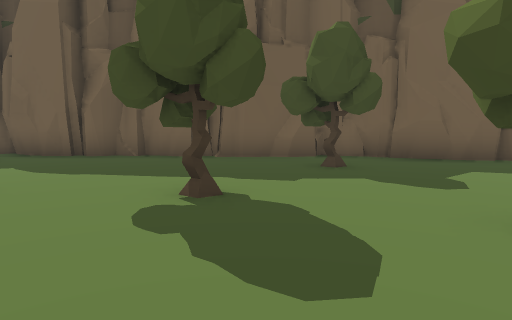
[1] (above)

24 first-person views from a walk through a scene from a Unity 3-D project. The camera is 1.5 m above the floor, tilts 6° down and sees 75° across. The floor is counted in squares, 2 m on a side. Each view is taken from the middle of a square. On the plan, view 1 faces up. The plan holds only what a view shows up to about 11 squares ahead; the rest is blank. The place goes on beyond the plan. The player character is not drawn. Some animated figures are not drawn.

[2]
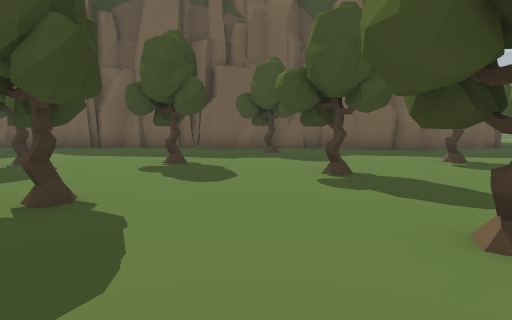

[3]
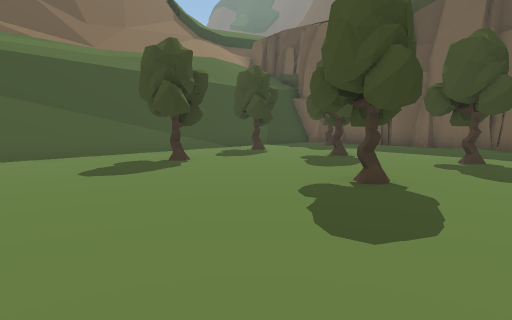

[4]
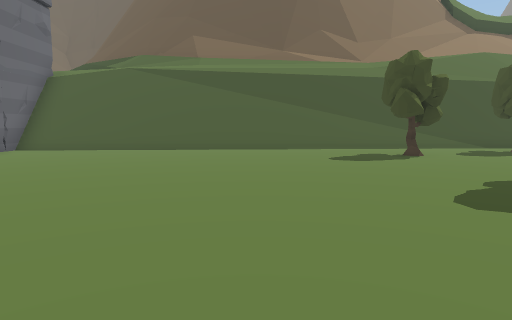

[5]
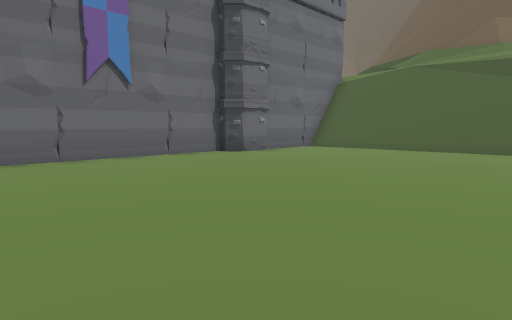

[6]
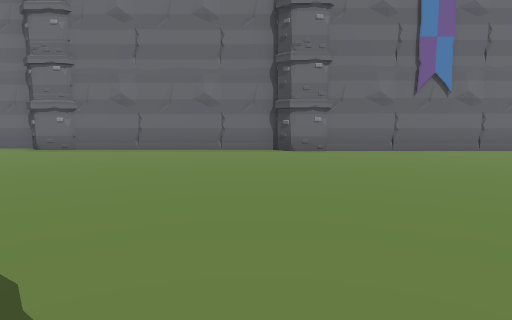

[7]
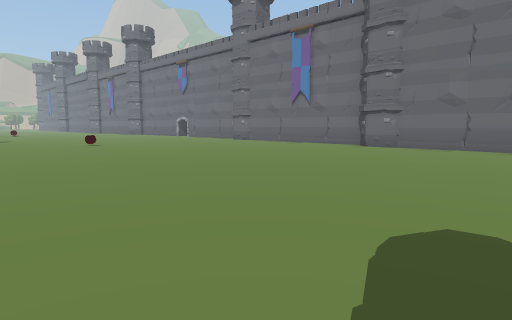

[8]
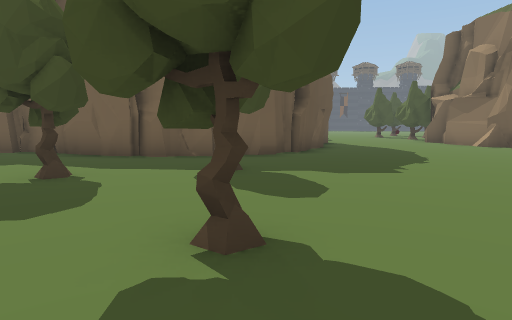

[9]
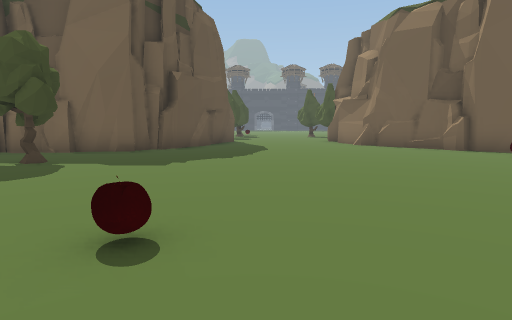

[10]
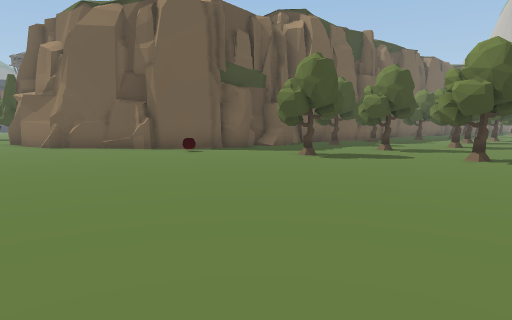

[11]
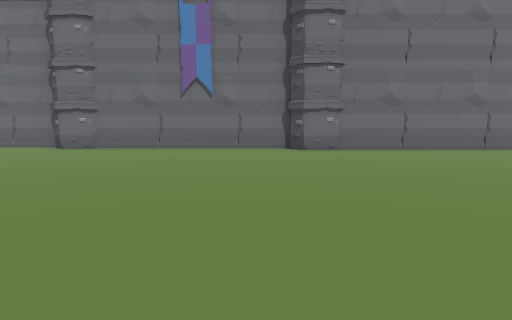

[12]
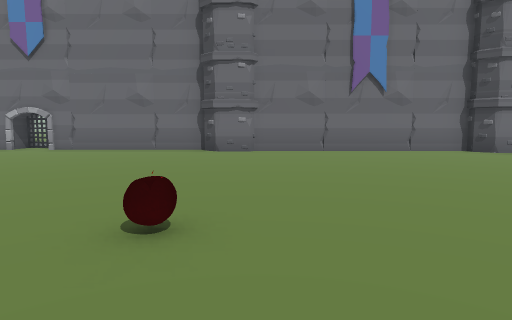

[13]
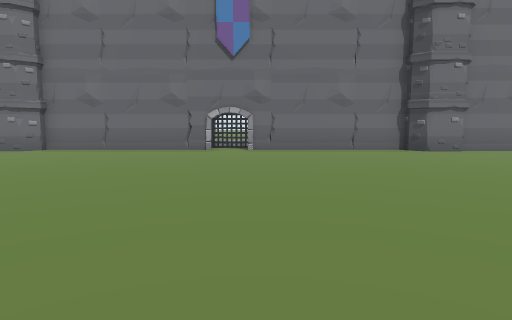

[14]
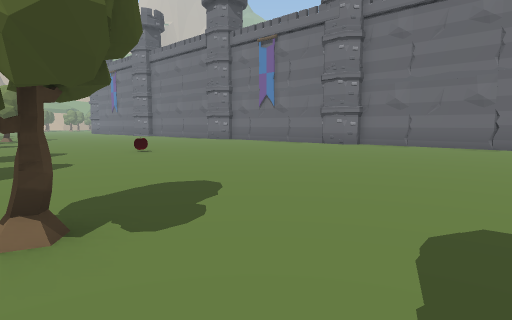

[15]
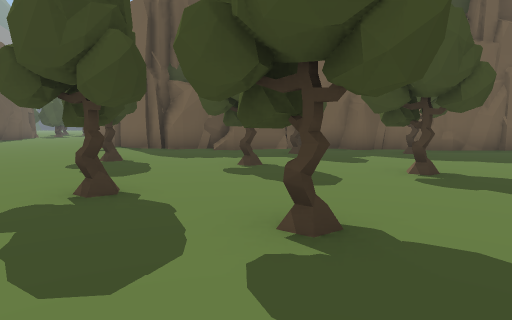

[16]
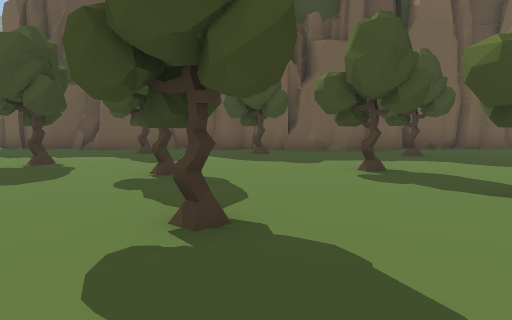

[17]
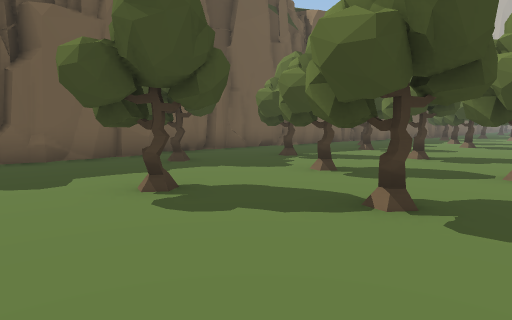

[18]
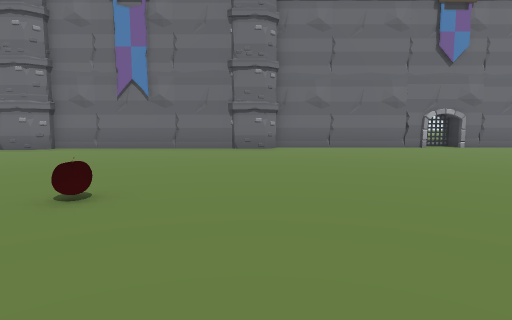

[19]
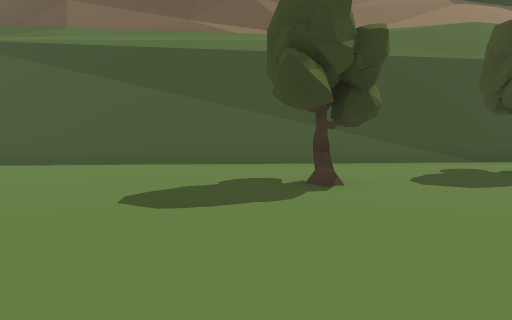

[20]
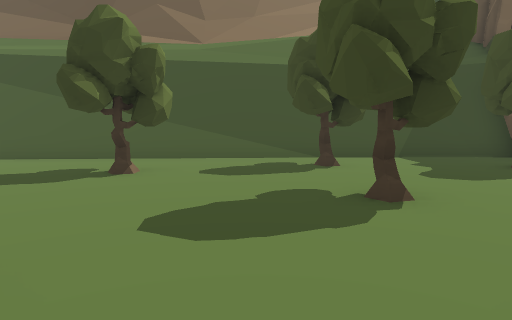

[21]
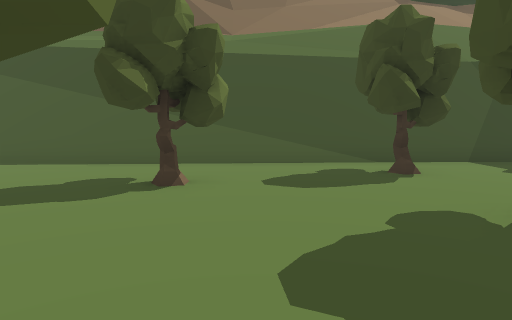

[22]
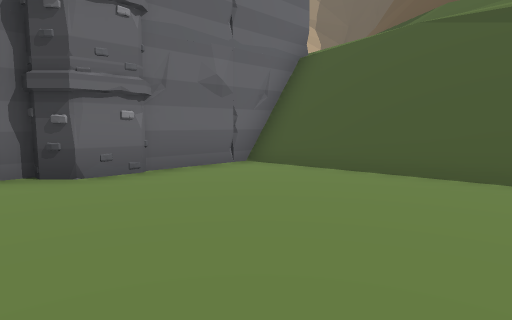

[23]
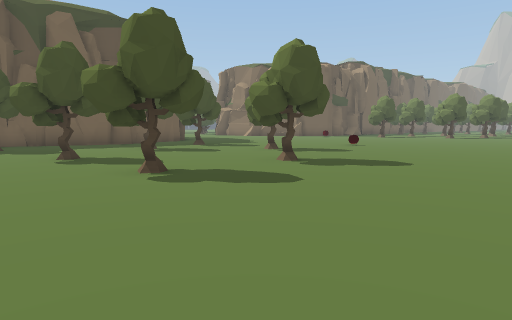

[24]
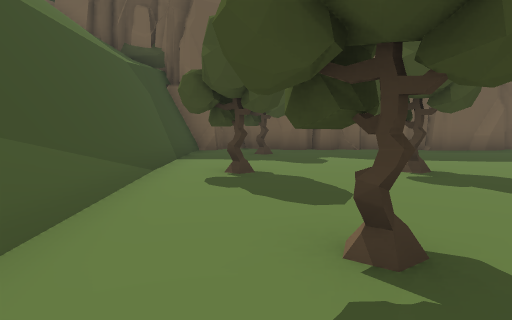

### Floor plan
Key: @ floor where view 1 was taken; # wall or solid block; . main floor; : floor 7.5 m higher than the main floor; + floor 7.75 m higher than the main floor; * floor 8 m higher than the main floor; / step, stairs or slope; = window, fence, low wall or low ledge; v drop or lower ground; T tree; A apple; G gate; O other object.
Columns run from 13 left of view 1 to 36 right of it. Each row starts with its distance up from view 1.
 11                             .##
 10                       ##......#
  9  ########     ###     #.......##
  8  :=//#..#######.### ###........##
  7  +///v.T..........###...........########    #####
  6  *//v#........T................O...#...######...
  5  *=/v#..............T................T..T........
  4  #//v#.T.T..T.....T.........................T.T...
  3  #//v#...........................T..T............O
  2  #=/v#.........T..........................T.......
  1  #=/v#...............T................TT.....T..T.
  0  ##/v#..T...T@..........A.........T........T......
 -1   #/v#.........TT.T.................T..T...T..T...
 -2   #/v#.........................   ..............
 -3   #/v#...........................  ...............
 -4   #/v#...........................   ..............
 -5   #/v#..........................A. ...........A..
 -6   #/v#..........................................
 -7  ##/v#...........................................
 -8  ##/v##...........................................
 -9  #///##...........................................
-10 ##/ /##...........................................
-11 #=  ######........................................
-12         O O#####OO#######.........................
-13                 O      O O#####O######.######O####
-14                                OO    #G      O

Where each view was taken, in squares from view 1:
view 1: 0 up, 0 right, facing up
view 2: 3 down, 1 right, facing up
view 3: 4 down, 1 right, facing up-left
view 4: 4 down, 3 right, facing left
view 5: 4 down, 3 right, facing down-left
view 6: 2 down, 5 right, facing down
view 7: 1 down, 6 right, facing down-right
view 8: 1 down, 8 right, facing up
view 9: 2 down, 12 right, facing up
view 10: 2 down, 13 right, facing up-right
view 11: 2 down, 13 right, facing down
view 12: 3 down, 18 right, facing down
view 13: 3 down, 24 right, facing down
view 14: 1 down, 24 right, facing down-right
view 15: 4 down, 23 right, facing up
view 16: 4 down, 27 right, facing up
view 17: 2 down, 27 right, facing up-right
view 18: 2 down, 31 right, facing down
view 19: 1 down, 1 left, facing left
view 20: 2 up, 0 right, facing left
view 21: 1 up, 1 left, facing left
view 22: 6 down, 2 left, facing down-left
view 23: 6 down, 0 right, facing up-right
view 24: 2 down, 6 left, facing up
